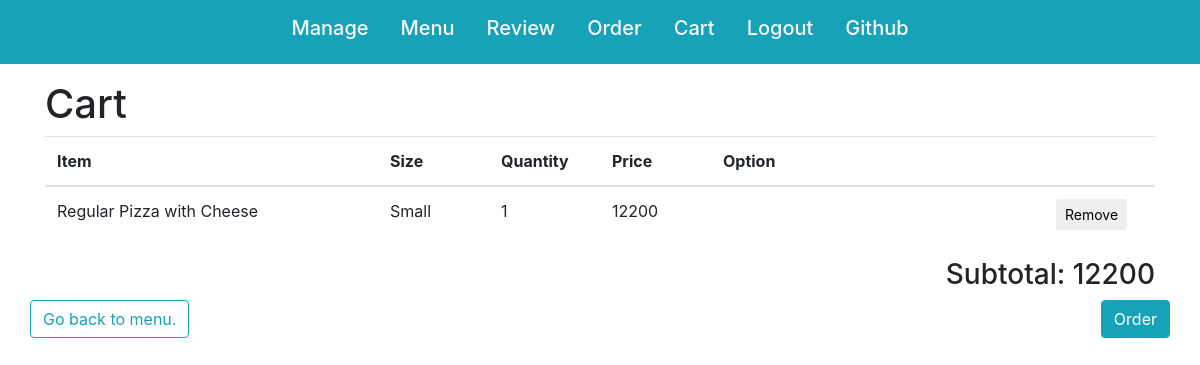
Before: /cart (signed in) with the older database file.
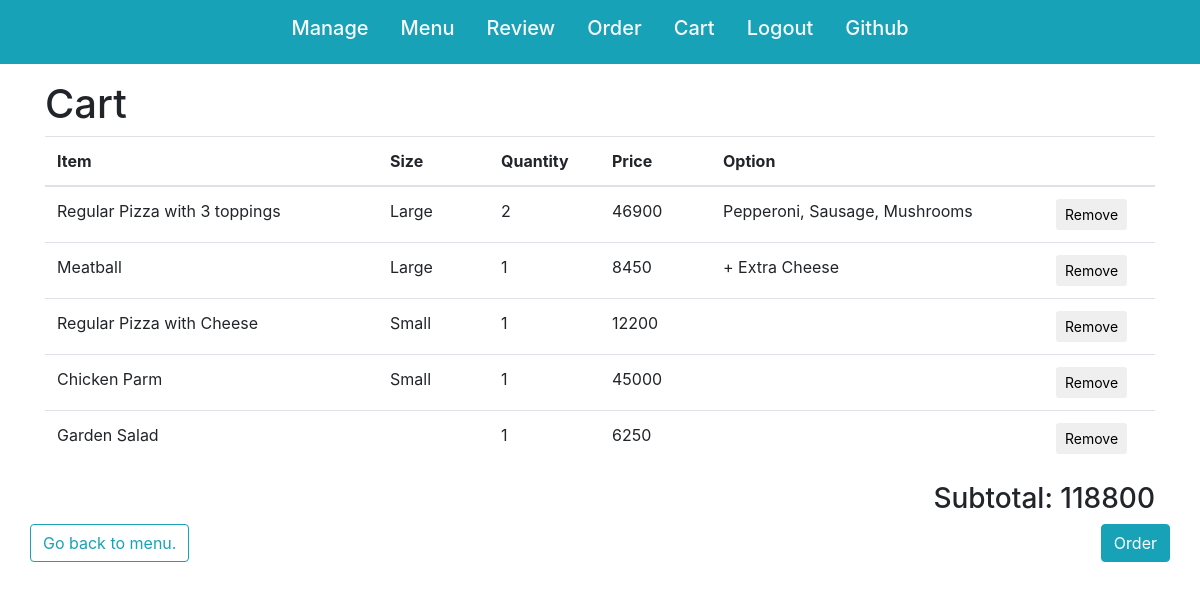
After: the same page with the newer database file.
### orders/models.py (models this page shows, shortened)
class CartItem(models.Model):
    user = models.ForeignKey(User, on_delete=models.CASCADE, related_name='cart')
    item = models.ForeignKey(Item, on_delete=models.CASCADE)
    quantity = models.IntegerField(default=1)
    toppings = models.ManyToManyField(Topping, blank=True, related_name='carts') # For pizza
    extra = models.BooleanField(default=False) # For sub
    price = models.IntegerField(default=0)

class Item(models.Model):
    category = models.ForeignKey(Category, on_delete=models.CASCADE)
    name = models.CharField(max_length=64)
    S = 'Small'
    L = 'Large'
    SIZE_CHOICES = (
        (S, 'Small'),
        (L, 'Large')
    )
    size = models.CharField(max_length=8, choices=SIZE_CHOICES, blank=True)
    price = models.IntegerField(blank=True, default=0) # Blankable for Toppings

class Pizza(Item):
    REGULAR = 'Regular'
    SICILIAN = 'Sicilian'
    CRUST_CHOICES = (
        (REGULAR, 'Regular'),
        (SICILIAN, 'Sicilian')
    )
    crust = models.CharField(max_length=8, choices=CRUST_CHOICES)
    max_toppings = models.IntegerField(default=0)

class Item(models.Model):
    category = models.ForeignKey(Category, on_delete=models.CASCADE)
    name = models.CharField(max_length=64)
    S = 'Small'
    L = 'Large'
    SIZE_CHOICES = (
        (S, 'Small'),
        (L, 'Large')
    )
    size = models.CharField(max_length=8, choices=SIZE_CHOICES, blank=True)
    price = models.IntegerField(blank=True, default=0) # Blankable for Toppings

class Topping(Item):
    """Define toppings."""

### orders/views.py (the view)
# urls.py: path('cart', login_required(views.CartItemList.as_view(), login_url='/login'), name='cart'),
class CartItemList(ListView):
    model = CartItem
    def get_context_data(self, **kwargs):
        context = super().get_context_data(**kwargs)
        cartitem_list = CartItem.objects.filter(user=self.request.user).all()
        subtotal = 0
        for cartitem in cartitem_list:
            subtotal += cartitem.price
        context = {
            "cartitem_list": cartitem_list,
            "subtotal": subtotal
        }
        return context

### orders/templates/orders/cartitem_list.html (shortened to what this page needs)
{% extends "base_orders.html" %}
{% block content %}
<h1>Cart</h1>
{% if cartitem_list %}
<table class="table">
    <colgroup>
        <col width="30%"></col>
        <col width="10%"></col>
        <col width="10%"></col>
        <col width="10%"></col>
        <col width="30%"></col>
        <col width="10%"></col>
    </colgroup>
    <thread>
        <tr>
            <th>Item</th>
            <th>Size</th>
            <th>Quantity</th>
            <th>Price</th>
            <th>Option</th>
            <td></td>
        </tr>
    </thread>
    <tbody>
        {% for cartitem in cartitem_list %}
        <tr>
            <td>{% if cartitem.item.pizza.crust %}{{ cartitem.item.pizza.crust}} Pizza with {% endif %}
                {{ cartitem.item.name }}</td>
            <td>{{ cartitem.item.size }}</td>
            <td>{{ cartitem.quantity }}</td>
            <td>{{ cartitem.price }}</td>
            <td>{% if cartitem.toppings.count > 0 %}
                    {% for topping in cartitem.toppings.all %}
                        {% if forloop.last %}
                            {{ topping.name }}
                        {% else %}
                            {{ topping.name }},
                        {% endif %}
                    {% endfor %}
                    {% elif cartitem.extra %}
                        + Extra Cheese
                {% endif %}</td>
            <td>
                <form action="{% url 'delete_item' cartitem.id %}" method="POST">
                <input type="submit" value="Remove" class="btn btn-sm">
                </form></td>
        </tr>
        {% endfor %}
    </tbody>
</table>
<h3 class="text-right">Subtotal: {{ subtotal }}</h3>
{% else %}
    <h3>No items in the cart.</h3>
{% endif %}
<div class="row justify-content-between">
    <a href="{% url 'index' %}" class="btn btn-outline-info">Go back to menu.</a>
    {% if cartitem_list %}
        <form action="{% url 'order_first' %}", method="POST">
            <input type="submit" value="Order" class="btn btn-info">
        </form>
    {% endif %}
</div>
{% endblock %}

Changed rows visible on the page:
added CartItem: item.pizza.crust "Regular", item.name "3 toppings", item.size "Large", quantity "2", price "46900"
now on this page (row unchanged): Topping: name "Pepperoni"
now on this page (row unchanged): Topping: name "Sausage"
now on this page (row unchanged): Topping: name "Mushrooms"
added CartItem: item.name "Meatball", item.size "Large", quantity "1", price "8450", extra "+ Extra Cheese"
added CartItem: item.name "Chicken Parm", item.size "Small", quantity "1", price "45000"
added CartItem: item.name "Garden Salad", quantity "1", price "6250"
Other visible differences:
{{ subtotal }}: "12200" → "118800"
